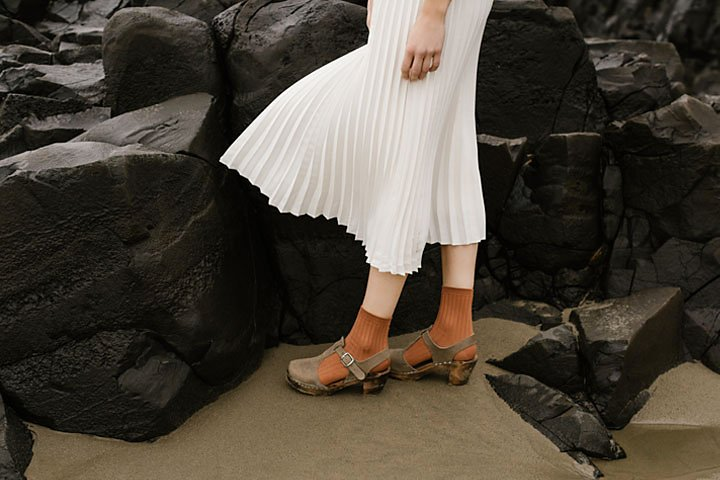
#> input picture assignment_one/highlights_and_shadows.jpg, 720 x 480 px
$ jupyter execute q2.ipynb
#> lines starting #> are read from the running program, lines starting #| are printed output that depends on the picture
Question 2

[cell 1]
import cv2 as cv
import numpy as np
import sys
import matplotlib.pyplot as plt

img = cv.imread('highlights_and_shadows.jpg')
#> img is the input picture: shape (480, 720, 3); mean B, G, R 58.1, 68.6, 75.7
if img is None:
    print("Could not read input image")
    sys.exit(1)

gamma = 0.45

#convert iamge to LAB space
img_lab = cv.cvtColor(img, cv.COLOR_BGR2LAB)
#> img_lab: shape (480, 720, 3); mean of channels 0, 1, 2 71.3, 129.1, 135
l, a, b = cv.split(img_lab)
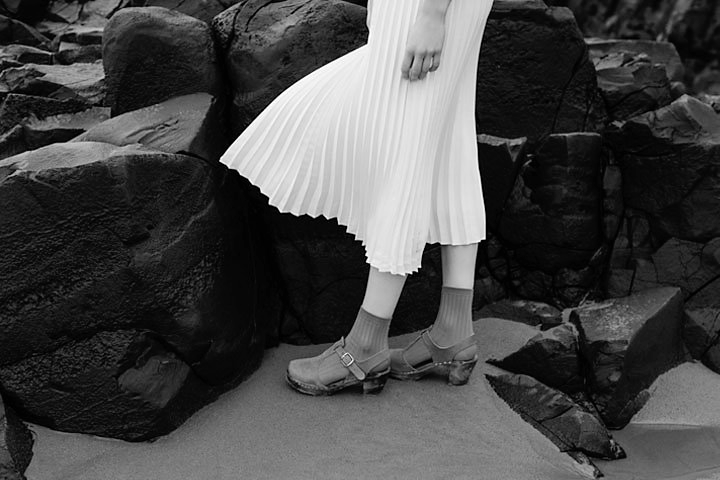
#> l: shape (480, 720); min 0, max 255, mean 71.3
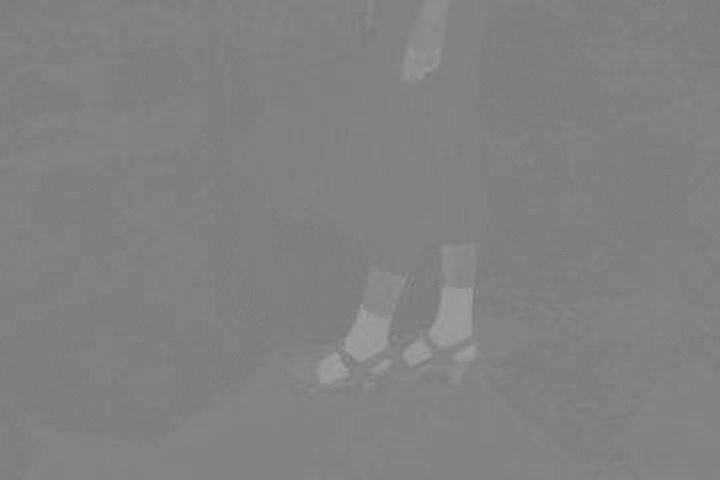
#> a: shape (480, 720); min 119, max 160, mean 129.1

l_normal = l / 255.0
l_gamma = np.power(l_normal,gamma)
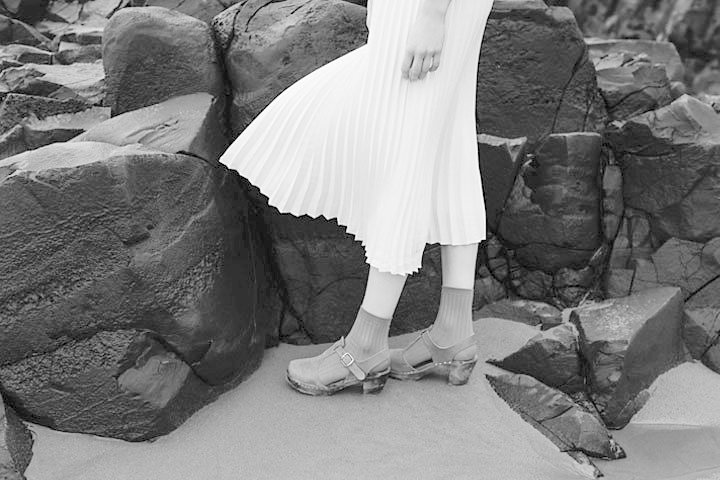
#> l_gamma: shape (480, 720) float64; min 0, max 1, mean 0.492
l_gamma_corrected = (l_gamma * 255).astype(np.uint8)

#combine to a new image
lab_new = cv.merge((l_gamma_corrected,a,b))
#> lab_new: shape (480, 720, 3); mean of channels 0, 1, 2 125, 129.1, 135
img_new = cv.cvtColor(lab_new, cv.COLOR_LAB2BGR)
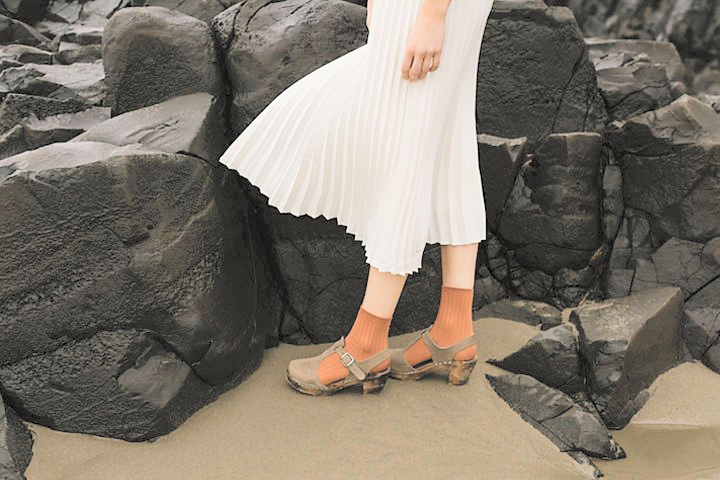
#> img_new: shape (480, 720, 3); mean B, G, R 107.3, 118.3, 126.3

plot, axis = plt.subplots(2,2,figsize=(10,10))

#show images
axis[0,0].imshow(cv.cvtColor(img,cv.COLOR_BGR2RGB))
axis[0,0].axis('off')
axis[0,0].set_title('Original')

axis[0,1].imshow(cv.cvtColor(img_new,cv.COLOR_BGR2RGB))
axis[0,1].axis('off')
axis[0,1].set_title(f'Gamma Corrected, Gamma: {gamma}')

#show histogram
axis[1,0].hist(l.flatten(), bins=256, range=[0,256])
axis[1,0].set_title('Original L channel histogram')

axis[1,1].hist(l_gamma_corrected.flatten(), bins=256, range=[0,256])
axis[1,1].set_title('Gamma Corrected L channel histogram')
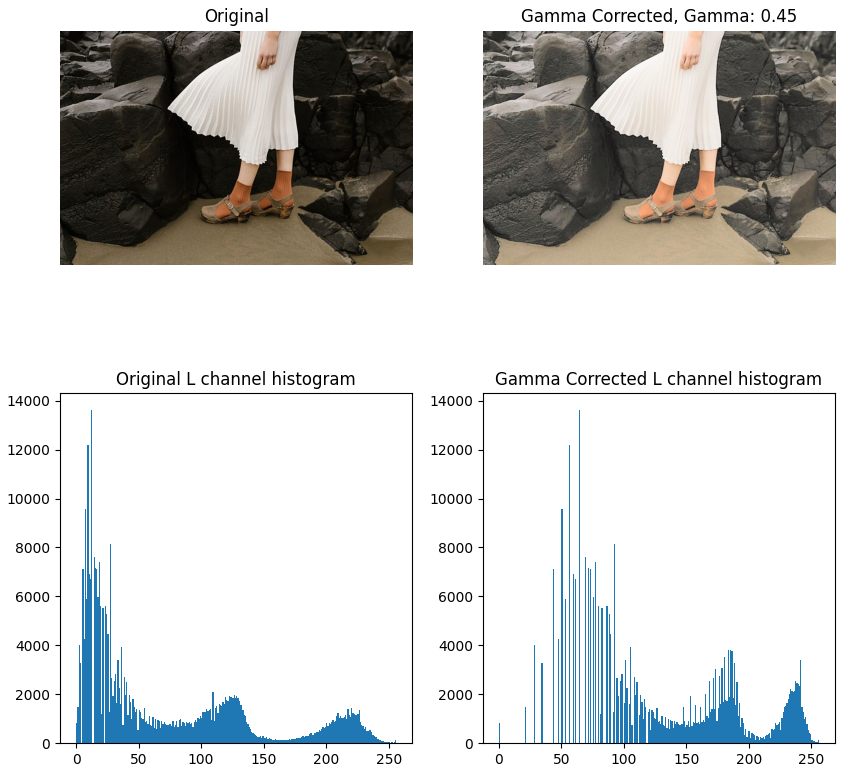
#> figure drawn by matplotlib, 4 panels; panel 3: tallest bar 13634 high, from x = 12 to 13; panel 4: tallest bar 13634 high, from x = 64 to 65

$ run again, with assignment_one/emma-noise.jpg copied over assignment_one/highlights_and_shadows.jpg
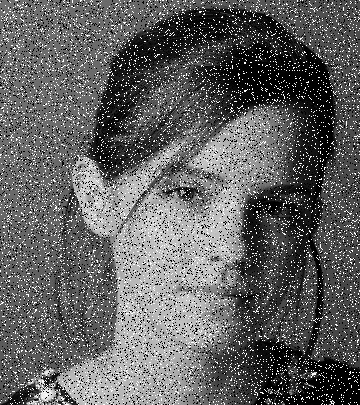
#> input picture assignment_one/emma-noise.jpg, 360 x 405 px
#> img is the input picture: shape (405, 360, 3); min 0, max 255, mean 97.6
#> img_lab: shape (405, 360, 3); mean of channels 0, 1, 2 101.8, 128, 128
#> a: shape (405, 360); every value is 128
#> `l_gamma = np.power(l_normal,gamma)`:
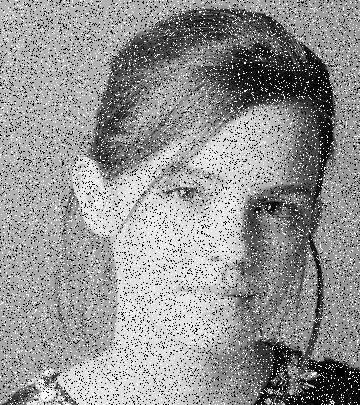
#> l_gamma: shape (405, 360) float64; min 0, max 1, mean 0.582
#> lab_new: shape (405, 360, 3); mean of channels 0, 1, 2 148, 128, 128
#> `[cell 1] import cv2 as cv import numpy as np import sys import matplot..`:
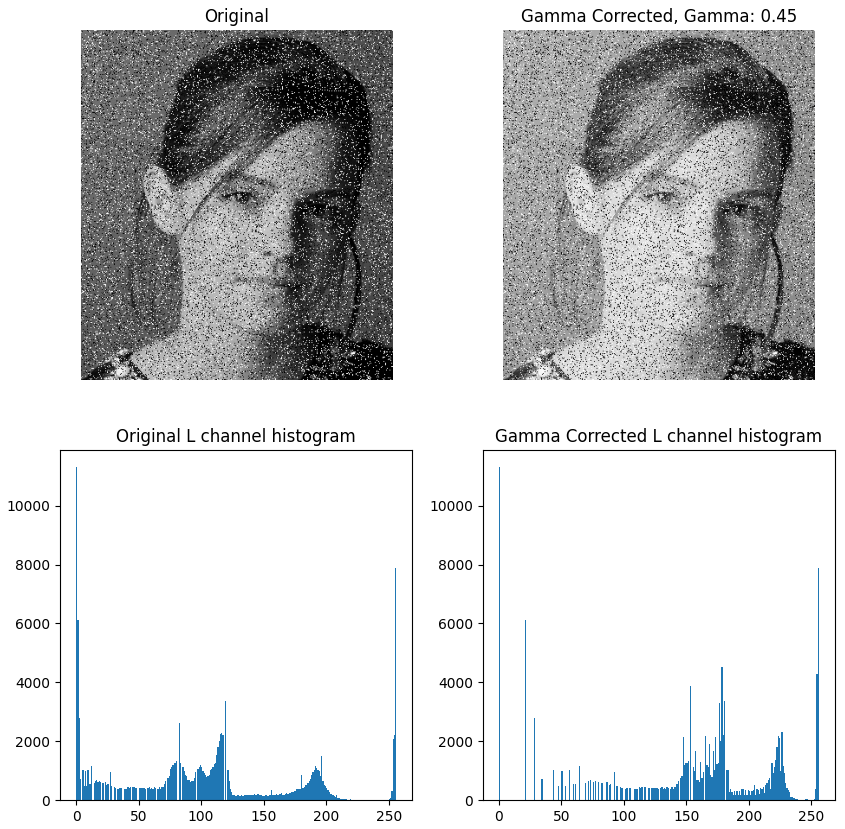
#> figure drawn by matplotlib, 4 panels; panel 3: tallest bar 11327 high, from x = 0 to 1; panel 4: tallest bar 11327 high, from x = 0 to 1

$ run again, with assignment_one/shadows-light.jpg copied over assignment_one/highlights_and_shadows.jpg
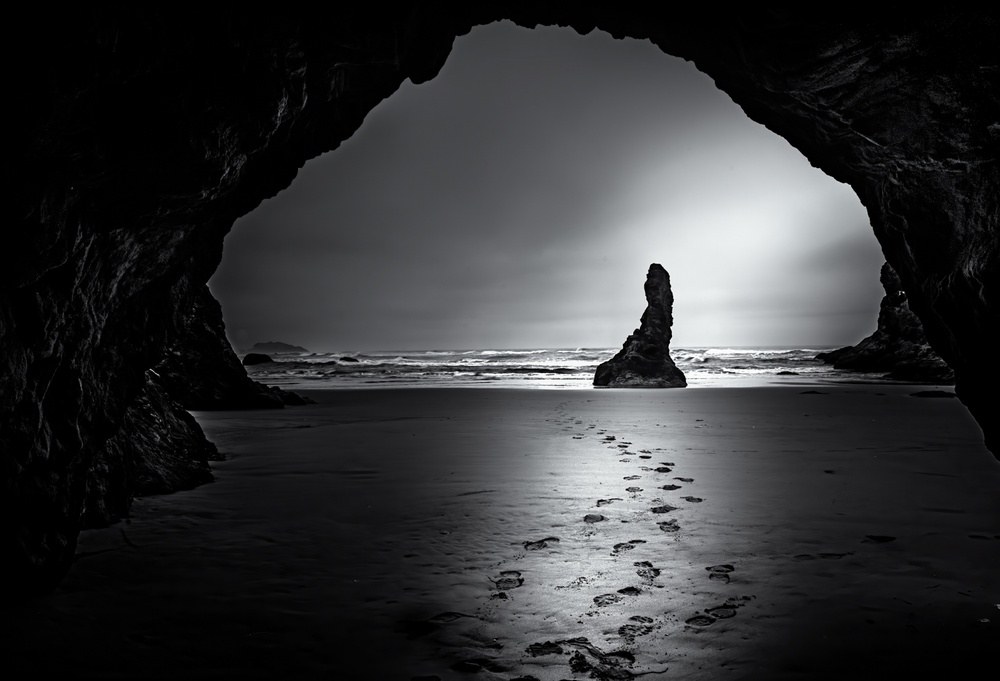
#> input picture assignment_one/shadows-light.jpg, 1000 x 681 px, shrunk from 1500 x 1021 before the run
#> img is the input picture: shape (681, 1000, 3); mean B, G, R 53, 51.5, 50.8
#> img_lab: shape (681, 1000, 3); mean of channels 0, 1, 2 53.2, 128.1, 127.1
#> `l_gamma = np.power(l_normal,gamma)`:
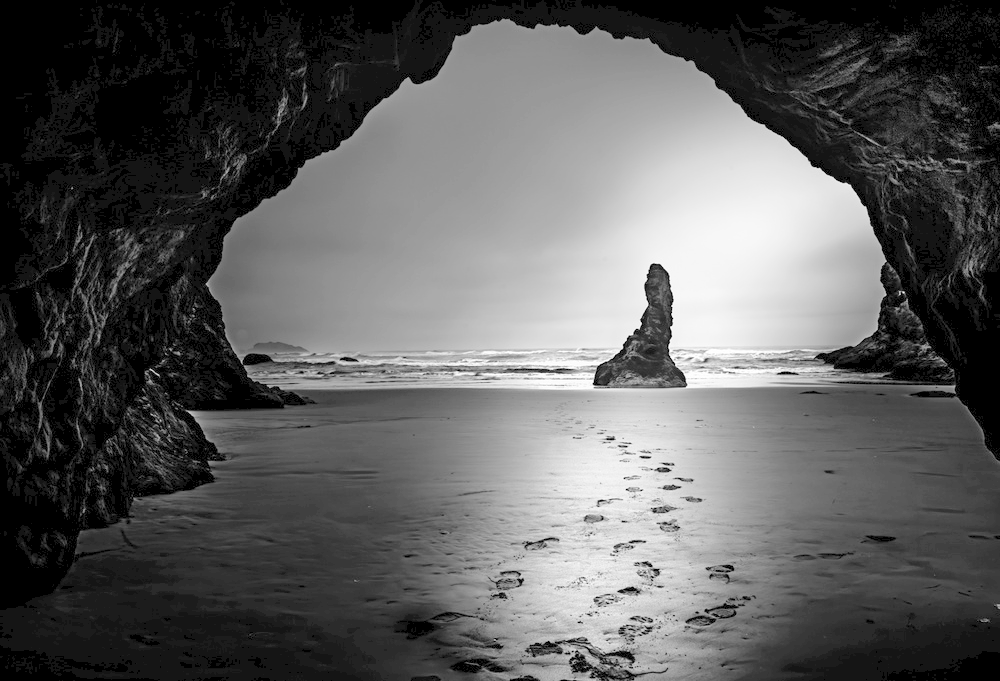
#> l_gamma: shape (681, 1000) float64; min 0, max 1, mean 0.366
#> lab_new: shape (681, 1000, 3); mean of channels 0, 1, 2 93, 128.1, 127.1
#> `[cell 1] import cv2 as cv import numpy as np import sys import matplot..`:
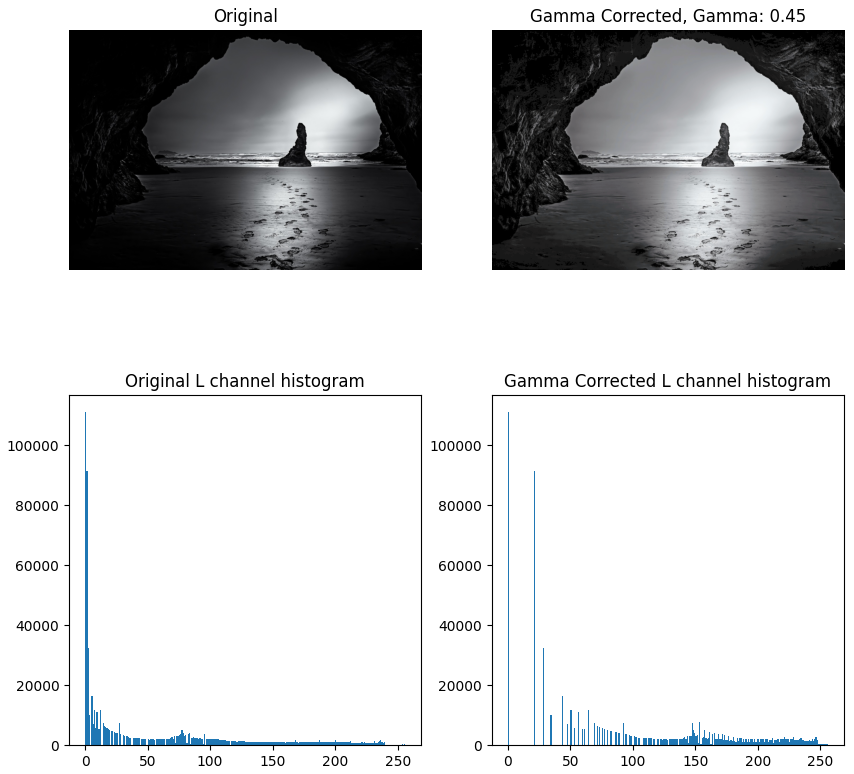
#> figure drawn by matplotlib, 4 panels; panel 3: tallest bar 111181 high, from x = 0 to 1; panel 4: tallest bar 111181 high, from x = 0 to 1
